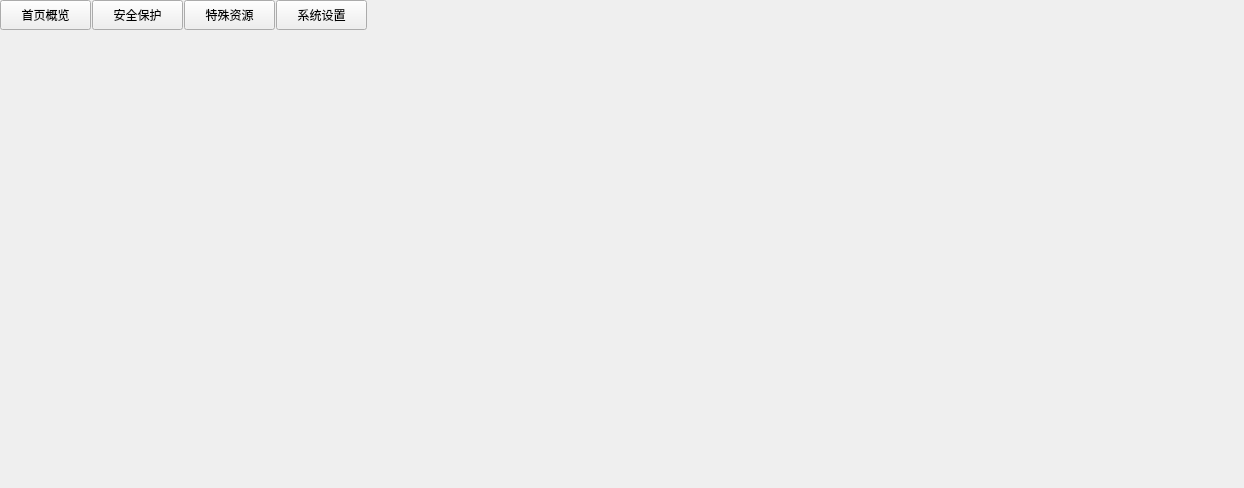
<?xml version="1.0" encoding="UTF-8"?>
<ui version="4.0">
 <class>login_bkg</class>
 <widget class="QWidget" name="login_bkg">
  <property name="geometry">
   <rect>
    <x>0</x>
    <y>0</y>
    <width>1244</width>
    <height>488</height>
   </rect>
  </property>
  <property name="windowTitle">
   <string>Form</string>
  </property>
  <property name="styleSheet">
   <string notr="true"/>
  </property>
  <widget class="QPushButton" name="AdminTagHome">
   <property name="geometry">
    <rect>
     <x>0</x>
     <y>0</y>
     <width>91</width>
     <height>30</height>
    </rect>
   </property>
   <property name="styleSheet">
    <string notr="true">border-image: url(:/images/btn_blue_lite.png);</string>
   </property>
   <property name="text">
    <string>首页概览</string>
   </property>
  </widget>
  <widget class="QWidget" name="widget" native="true">
   <property name="geometry">
    <rect>
     <x>0</x>
     <y>30</y>
     <width>1244</width>
     <height>458</height>
    </rect>
   </property>
   <property name="styleSheet">
    <string notr="true">border-image: url(:/images/btn_grey.png);</string>
   </property>
  </widget>
  <widget class="QPushButton" name="AdminTagSafe">
   <property name="geometry">
    <rect>
     <x>92</x>
     <y>0</y>
     <width>91</width>
     <height>30</height>
    </rect>
   </property>
   <property name="styleSheet">
    <string notr="true">border-image: url(:/images/btn_blue_lite.png);</string>
   </property>
   <property name="text">
    <string>安全保护</string>
   </property>
  </widget>
  <widget class="QPushButton" name="AdminTagSpecial">
   <property name="geometry">
    <rect>
     <x>184</x>
     <y>0</y>
     <width>91</width>
     <height>30</height>
    </rect>
   </property>
   <property name="styleSheet">
    <string notr="true">border-image: url(:/images/btn_blue_lite.png);</string>
   </property>
   <property name="text">
    <string>特殊资源</string>
   </property>
  </widget>
  <widget class="QPushButton" name="AdminTagSpecial_2">
   <property name="geometry">
    <rect>
     <x>276</x>
     <y>0</y>
     <width>91</width>
     <height>30</height>
    </rect>
   </property>
   <property name="styleSheet">
    <string notr="true">border-image: url(:/images/btn_blue_lite.png);</string>
   </property>
   <property name="text">
    <string>系统设置</string>
   </property>
  </widget>
 </widget>
 <resources>
  <include location="images.qrc"/>
 </resources>
 <connections/>
</ui>
